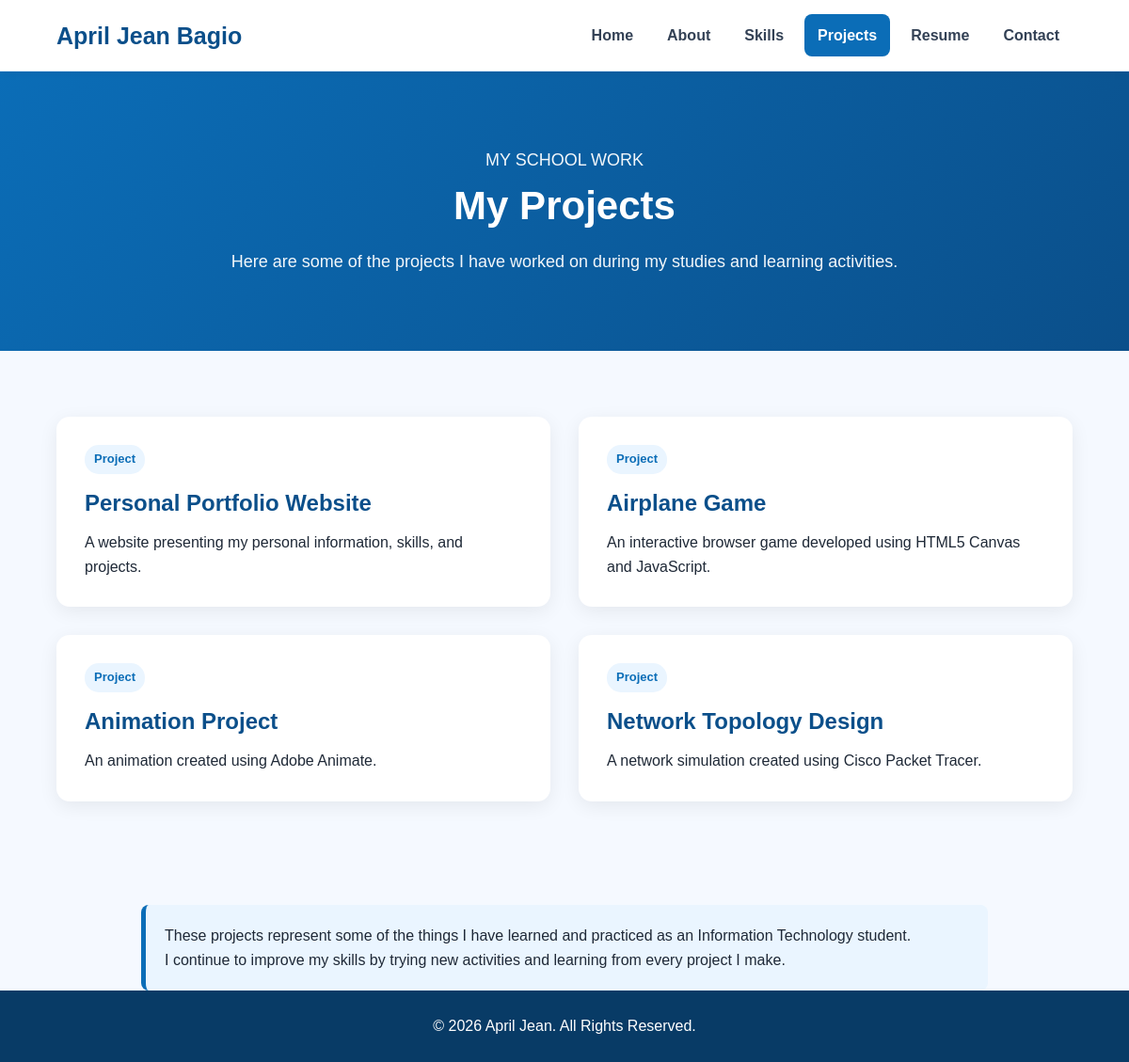
The app's page /projects.php with its own data.
### tables this page shows
CREATE TABLE `profile` (
  `id` int(11) NOT NULL,
  `full_name` varchar(150) NOT NULL,
  `display_name` varchar(100) NOT NULL,
  `title` varchar(150) DEFAULT NULL,
  `introduction` text DEFAULT NULL,
  `about_me` text DEFAULT NULL,
  `email` varchar(150) DEFAULT NULL,
  `phone` varchar(30) DEFAULT NULL,
  `address` varchar(255) DEFAULT NULL,
  `profile_image` varchar(255) DEFAULT NULL,
  `updated_at` timestamp NOT NULL DEFAULT current_timestamp() ON UPDATE current_timestamp()
);

CREATE TABLE `projects` (
  `id` int(11) NOT NULL,
  `title` varchar(150) NOT NULL,
  `description` text DEFAULT NULL,
  `image` varchar(255) DEFAULT NULL,
  `project_link` varchar(255) DEFAULT NULL,
  `created_at` timestamp NOT NULL DEFAULT current_timestamp()
);

### projects.php (the view, shortened to what this page needs)
<?php
require_once "includes/db.php";
$stmt = $pdo->query("SELECT * FROM profile ORDER BY id ASC LIMIT 1");
$profile = $stmt->fetch();
$fullName = $profile["full_name"] ?? "April Jean Bagio";
$displayName = $profile["display_name"] ?? "April Jean";
$stmt = $pdo->query("SELECT * FROM projects ORDER BY id DESC");
$projects = $stmt->fetchAll();
function cleanOutput($value) {
    return htmlspecialchars((string)$value, ENT_QUOTES, "UTF-8");
}
?>
<!DOCTYPE html>
<html lang="en">
<head>
    <link rel="stylesheet" href="css/style.css">
</head>
<body>
    <header>
        <nav class="navbar">
            <div class="logo">
                <?php echo cleanOutput($fullName); ?>
            </div>
            <ul class="nav-links">
                <li><a href="index.php">Home</a></li>
                <li><a href="about.php">About</a></li>
                <li><a href="skills.php">Skills</a></li>
                <li><a href="projects.php" class="active">Projects</a></li>
                <li><a href="resume.php">Resume</a></li>
                <li><a href="contact.php">Contact</a></li>
            </ul>
        </nav>
    </header>
    <main>
        <section class="page-header">
            <p>MY SCHOOL WORK</p>
            <h1>My Projects</h1>
            <p>
                Here are some of the projects I have worked on
                during my studies and learning activities.
            </p>
        </section>
        <section class="projects-section">
            <div class="projects-grid">
                <?php if (!empty($projects)): ?>
                    <?php foreach ($projects as $project): ?>
                        <article class="project-card">
                            <div class="project-content">
                                <span class="project-category">
                                    Project
                                </span>
                                <h2>
                                    <?php echo cleanOutput($project["title"]); ?>
                                </h2>
                                <p>
                                    <?php echo cleanOutput($project["description"]); ?>
                                </p>
                            </div>
                        </article>
                    <?php endforeach; ?>
                <?php else: ?>
                    <p>No projects have been added yet.</p>
                <?php endif; ?>
            </div>
        </section>
        <section class="project-note">
            <div>
                <p>
                    These projects represent some of the things I have
                    learned and practiced as an Information Technology
                    student.
                </p>
                <p>
                    I continue to improve my skills by trying new
                    activities and learning from every project I make.
                </p>
            </div>
        </section>
    </main>
    <footer>
        <p>
            © 2026 <?php echo cleanOutput($displayName); ?>. All Rights Reserved.
        </p>
    </footer>
</body>
</html>

### css/style.css (style rules this page uses)
* { margin: 0; padding: 0; box-sizing: border-box; }
html { scroll-behavior: smooth; }
body { font-family: Arial, Helvetica, sans-serif; background: #f5f9ff; color: #1f2937; line-height: 1.6; }
a { text-decoration: none; color: inherit; }
section { padding: 70px 0; }
header { background: #ffffff; border-bottom: 1px solid #dbeafe; position: sticky; top: 0; z-index: 1000; box-shadow: 0 2px 10px rgba(0, 0, 0, 0.05); }
.navbar { width: 90%; max-width: 1200px; margin: auto; min-height: 75px; display: flex; align-items: center; justify-content: space-between; }
.logo { font-size: 25px; font-weight: bold; color: #0b4f8a; }
.nav-links { list-style: none; display: flex; gap: 8px; align-items: center; }
.nav-links a { display: block; padding: 10px 14px; color: #334155; font-weight: 600; border-radius: 8px; transition: 0.3s; }
.nav-links a:hover, .nav-links a.active { color: #ffffff; background: #0b6db7; }
.page-header { background: linear-gradient(135deg, #0b6db7, #0b4f8a); color: white; text-align: center; padding: 80px 20px; }
.page-header h1 { font-size: 42px; margin-bottom: 12px; }
.page-header p { font-size: 18px; opacity: 0.95; }
.projects-section { background: #f5f9ff; }
.projects-grid { width: 90%; max-width: 1100px; margin: auto; display: grid; grid-template-columns: repeat(2, 1fr); gap: 30px; }
.project-card { background: white; border-radius: 14px; overflow: hidden; box-shadow: 0 5px 20px rgba(0, 0, 0, 0.07); transition: 0.3s; }
.project-content { padding: 30px; }
.project-content h2 { color: #0b4f8a; margin-bottom: 10px; }
.project-category { display: inline-block; background: #eaf5ff; color: #0b6db7; padding: 5px 10px; border-radius: 15px; font-size: 13px; font-weight: bold; margin-bottom: 12px; }
.project-note { width: 90%; max-width: 900px; margin: 40px auto 0; background: #eaf5ff; padding: 20px; border-left: 5px solid #0b6db7; border-radius: 8px; }
footer { background: #083b66; color: white; text-align: center; padding: 25px 15px; }
footer p { margin: 0; }

### records on screen
profile: full_name "April Jean Bagio", display_name "April Jean"
projects: title "Personal Portfolio Website", description "A website presenting my personal information, skills, and projects."
projects: title "Airplane Game", description "An interactive browser game developed using HTML5 Canvas and JavaScript."
projects: title "Animation Project", description "An animation created using Adobe Animate."
projects: title "Network Topology Design", description "A network simulation created using Cisco Packet Tracer."
